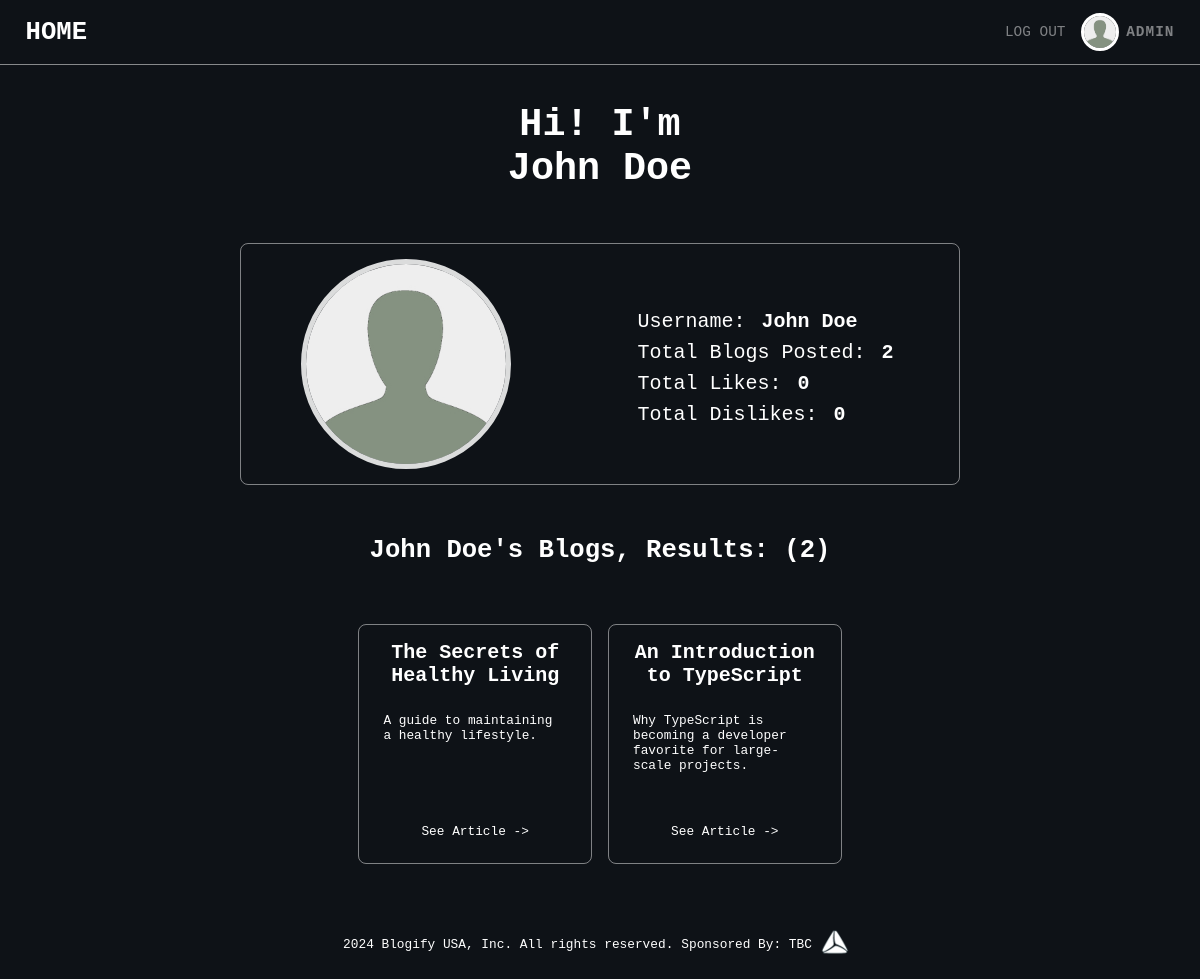
Screenshot of /user/2 (signed in) with the database file from the repository.
### models.py (models this page shows, shortened)
class User(db.Model, UserMixin):
    id = db.Column(db.Integer, primary_key=True)
    name = db.Column(db.String, nullable=False)
    email = db.Column(db.String, nullable=False, unique=True)
    password = db.Column(db.String, nullable=False)
    image = db.Column(db.String, nullable=False)
    role = db.Column(db.String, nullable=False, default="user")

class Blog(db.Model):
    id = db.Column(db.Integer, primary_key=True)
    name = db.Column(db.String, nullable=False)
    description = db.Column(db.String, nullable=False)
    article = db.Column(db.String, nullable=False)
    user = db.Column(db.Integer, nullable=False)
    likes = db.Column(db.Integer, nullable=False)
    dislikes = db.Column(db.Integer, nullable=False)

### routes.py (the view)
@app.route("/user/<id>")
def renderUserProfile(id):
    user = User.query.get(id)
    if not user:
        return "<h1>404: User was not found!</h1>"
    user_blogs = Blog.query.filter(Blog.user == user.id).all()
    user_likes = Up_votes.query.filter(Up_votes.blog_owner == user.id).count()
    user_dislikes = Down_votes.query.filter(Down_votes.blog_owner == user.id).count()
    return render_template(
        "public_profile.html",
        user=user,
        blogs=user_blogs,
        blog_len=len(user_blogs),
        upvotes_len=user_likes,
        downvotes_len=user_dislikes,
    )

### models.py (called while the page is built)
@login_manager.user_loader
def load_user(user_id):
    return User.query.get(user_id)

### templates/public_profile.html
{% extends "base.html" %} {% block content %}
<main class="main user">
	<h1 class="heading-primary user__heading">
		Hi! I'm <br />
		{{user.name}}
	</h1>
	<div class="user__profile">
		<div class="user__picture">
			<img class="user__image" src="/static/images/users/{{user.image}}" alt="Profile image of the user" />
		</div>
		<div class="user__info">
			<p class="user__label user__name">Username: <strong> {{user.name}} </strong></p>
			<p class="user__label user__name">Total Blogs Posted: <strong>{{blog_len}}</strong></p>
			<p class="user__label user__name">Total Likes: <strong>{{upvotes_len}}</strong></p>
			<p class="user__label user__name">Total Dislikes: <strong>{{downvotes_len}}</strong></p>
		</div>
	</div>
	<h2 class="heading-secondary user__heading">{{user.name}}'s Blogs, Results: ({{blog_len}})</h2>
	<div class="user__blogs">
		{% for blog in blogs %}
		<div class="blog-card" id="{{blog.id}}">
			<h3 class="heading-tertiary blog-card__title">{{blog.name}}</h3>
			<p class="blog-card__description">{{blog.description}}</p>
			<p class="blog-card__page-link">
				<a href="/blogs/{{blog.id}}" class="blog-card__link">See Article -></a>
			</p>
		</div>
		{% endfor %}
	</div>
</main>
{% endblock %}

### templates/_header.html
<header class="header">
	<h2 class="heading-secondary header__logo"><a href="/">HOME</a></h2>
	{% if current_user.is_authenticated %}
	<div class="header__user">
		<div class="header__user-logout">
			<a class="header__user-logout-link" href="/user/logout">Log Out</a>
		</div>
		<div class="header__user-img">
			<a class="header__user-link" href="/me">
				<img src="/static/images/users/{{current_user.image}}" alt="Image of the User" />
			</a>
		</div>
		<div class="header__user-content">
			<p class="header__user-name">{{current_user.name.split(' ')[0].upper()}}</p>
		</div>
	</div>
	{% else %}
	<div class="header__options">
		<a href="/login" class="btn-login">Log In</a>
		<a href="/signup" class="btn-signup">Sign Up</a>
	</div>
	{% endif %}
</header>

### static/css/style.css (style rules this page uses)
*, *::before, *::after { margin: 0; padding: 0; box-sizing: inherit; }
html { font-size: 62.5%; }
@media only screen and (max-width: 1200px) { html { font-size: 50%; } }
body { box-sizing: border-box; font-size: 1.6rem; font-family: monospace; overflow-x: hidden; background-color: #0e1217; width: 100%; height: 100vh; }
a { text-decoration: none; }
.main { padding: 4.8rem 1rem; min-height: 100vh; background-color: #0e1217; }
.heading-primary { color: #ffffff; font-size: 4.8rem; }
.heading-secondary { color: #ffffff; font-size: 3.2rem; }
.heading-tertiary { font-size: 2.5rem; color: #ffffff; }
.header { display: flex; align-items: center; justify-content: space-between; width: 100%; box-shadow: 0 0 2rem rgba(0, 0, 0, 0.3); padding: 2rem 3.2rem; background-color: #0e1217; border-bottom: 1px solid rgba(255, 255, 255, 0.5); }
.header__logo a { color: inherit; transition: all 0.3s; }
.header__user { display: flex; align-items: center; gap: 1.3rem; }
.header__user-img { width: 4rem; height: 4rem; border-radius: 50%; outline: 3px solid #ffffff; overflow: hidden; transition: all 0.3s; }
.header__user-img img { width: 100%; height: 100%; }
.header__user-content { color: rgba(255, 255, 255, 0.47); font-size: 1.8rem; font-weight: 600; letter-spacing: 1px; }
.header__user-logout { margin-right: 1rem; transition: all 0.3s; }
.header__user-logout-link { font-size: 1.8rem; text-transform: uppercase; color: rgba(255, 255, 255, 0.47); }
.blog-card { max-width: 45rem; width: 24%; min-height: 30rem; display: flex; flex-direction: column; padding: 2rem 3rem; border: 1px solid rgba(255, 255, 255, 0.47); border-radius: 1rem; transition: transform 0.3s; }
@media screen and (max-width: 103.75em) { .blog-card { width: 20%; } }
.blog-card__title { word-wrap: break-word; white-space: pre-wrap; word-break: break-word; margin-bottom: 3.2rem; text-align: center; }
.blog-card__description { word-wrap: break-word; white-space: pre-wrap; word-break: break-word; color: #ffffff; margin-bottom: auto; }
.blog-card__page-link { padding: 1rem 2rem; text-align: center; justify-self: flex-end; }
.blog-card__link { color: #ffffff; position: relative; transition: all 0.3s; display: inline-block; }
.blog-card__link::after { content: " "; display: block; background-color: rgba(255, 255, 255, 0.47); position: absolute; bottom: -3px; left: -1px; width: 0; height: 1px; transition: all 0.2s; }
.user { width: 100%; }
.user__profile { display: flex; align-items: center; justify-content: space-around; margin: 6.4rem auto; padding: 2.5rem 0; border: 1px solid rgba(255, 255, 255, 0.47); border-radius: 1rem; max-width: 90rem; }
.user__picture { object-fit: cover; object-position: center; display: flex; flex-direction: column; align-items: center; }
.user__image { border-radius: 50%; outline: 5px solid rgba(255, 255, 255, 0.85); object-fit: cover; object-position: center; width: 25rem; height: 25rem; }
.user__info { margin-top: 1rem; display: flex; flex-direction: column; gap: 1rem; }
.user__blogs { width: 100%; display: flex; flex-direction: row; padding: 1rem; gap: 2rem; flex-wrap: wrap; justify-content: center; }
.user__heading { text-align: center; margin-bottom: 6.4rem; }
.user__label { color: #ffffff; font-size: 2.5rem; display: flex; align-items: center; gap: 2rem; }
.user__label strong { color: #ffffff; }

### rows the page displays
User: image (placeholder picture), name.split "ADMIN"
User: name "John Doe", image (placeholder picture)
Blog: name "The Secrets of Healthy Living", description "A guide to maintaining a healthy lifestyle."
Blog: name "An Introduction to TypeScript", description "Why TypeScript is becoming a developer favorite for large-scale projects."

### other values shown
{{ blog_len }} "2"
{{ upvotes_len }} "0"
{{ downvotes_len }} "0"
